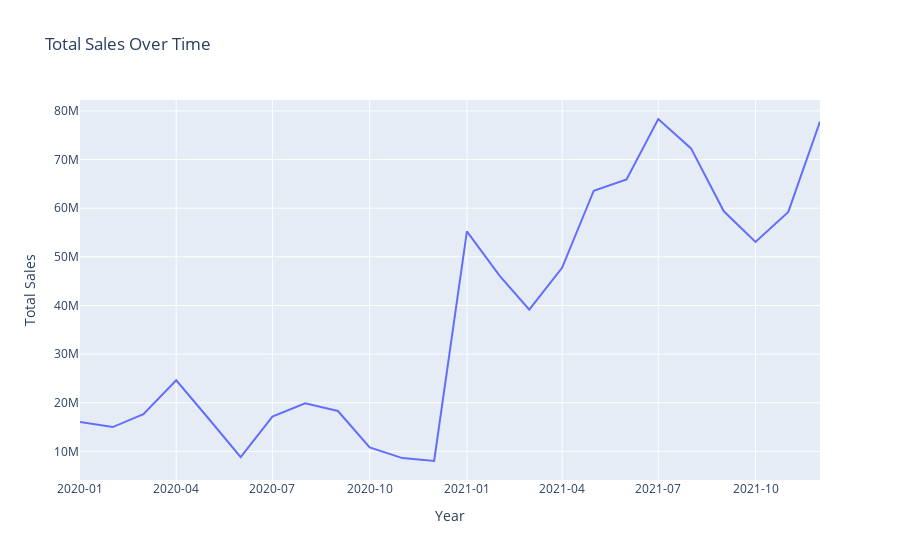

The notebook cell saved with this chart:
### Code cell
# Graph Logic 

# 1. Convert 'InvoiceDate' to datetime format 
df['InvoiceDate'] = pd.to_datetime(df['InvoiceDate'])

# Format the dates to "yyyy-mm" format
df['InvoiceDate'] = df['InvoiceDate'].dt.strftime('%Y-%m')

# 2. Group data by year, month, etc. (choose your desired time granularity)
total_sales_over_time = df.groupby([df['InvoiceDate']])['TotalSales'].sum().reset_index()

# 3. Create the plot
fig = px.line(
    data_frame=total_sales_over_time,
    x='InvoiceDate',  # Replace with your time column name if different
    y='TotalSales',
    title='Total Sales Over Time'
)

# 4. Customize the plot 
fig.update_layout(
    xaxis_title='Year',  # Adjust title based on your time granularity
    yaxis_title='Total Sales',
    xaxis_tickformat="%Y-%m"
)

fig.show()
plt.savefig('overtime.png', dpi=300)
total_sales_over_time

### Figure 1 — Plotly figure (JSON) as saved in the notebook; plotly's stock layout.template omitted (floating-point values rounded to 4 significant figures)
{"data": [{"hovertemplate": "InvoiceDate=%{x}<br>TotalSales=%{y}<extra></extra>", "legendgroup": "", "line": {"color": "#636efa", "dash": "solid"}, "marker": {"symbol": "circle"}, "mode": "lines", "name": "", "orientation": "v", "showlegend": false, "type": "scatter", "x": ["2020-01", "2020-02", "2020-03", "2020-04", "2020-05", "2020-06", "2020-07", "2020-08", "2020-09", "2020-10", "2020-11", "2020-12", "2021-01", "2021-02", "2021-03", "2021-04", "2021-05", "2021-06", "2021-07", "2021-08", "2021-09", "2021-10", "2021-11", "2021-12"], "xaxis": "x", "y": [16036246, 14997988, 17660577, 24607006, 16918014, 8829819, 17146013, 19877980, 18304436, 10840000.0, 8622300, 8026527, 55225396, 46102165, 39148532, 47732964, 63589681, 65917553, 78334681, 72288221, 59360000.0, 53070000.0, 59240000.0, 77815430], "yaxis": "y"}], "layout": {"legend": {"tracegroupgap": 0}, "title": {"text": "Total Sales Over Time"}, "xaxis": {"anchor": "y", "domain": [0, 1], "tickformat": "%Y-%m", "title": {"text": "Year"}}, "yaxis": {"anchor": "x", "domain": [0, 1], "title": {"text": "Total Sales"}}}}
